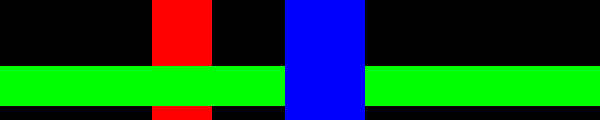
Frame 1 (no input)
Frame 60 (no input): identical to frame 1, image omitted
Frame 120 (the mouse pressed at the canvas centre since frame 60): identical to frame 1, image omitted

The p5.js sketch that drew this single still picture (run headless with seeded random() and noise() and a simulated clock; from frame 60 on, the mouse is pressed at the canvas centre):

// p5.js sketch
// ── sketch.js
function setup() {
    createCanvas(600, 120);
    noStroke();

    //Change color mode
    colorMode(HSB);
}

function draw() {
    background(0);

    // Set the fill color to red
    fill(360, 100, 100);
    rect(152, 0, 60, height);

    // Set the fill color to green
    fill(120, 100, 100);
    rect(0, 66, width, 40);

    // Set the fill color to blue
    fill(240, 100, 100);
    rect(285, 0, 80, height);
}
